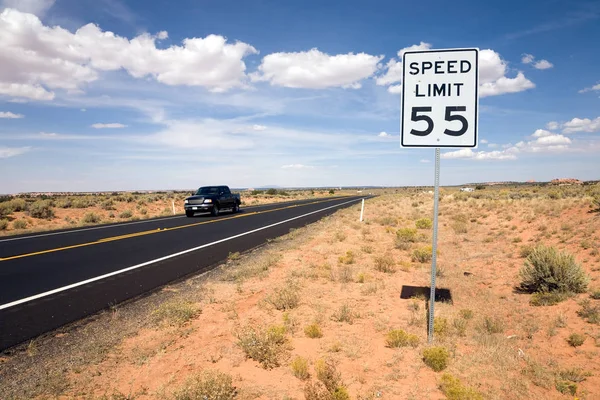
#> input picture images/roadsign.jpg, 600 x 400 px, found by its file name
$ jupyter execute Automatic_Thresholding.ipynb
#> lines starting #> are read from the running program, lines starting #| are printed output that depends on the picture; after the words box and inside, x2 and y2 are one past the last pixel; in counts of white or black regions, pixels touching at a corner belong together; long printed decimals are rounded
[cell 1]
# Some Necassory Imports
from PIL import Image
import matplotlib.pyplot as plt
import numpy as np
import skimage as ski
from skimage.io import imread, imshow

[cell 2]
# some image properties using pillow
image = Image.open("roadsign.jpg")
#> image is the input picture: PIL image 600x400 RGB; mean R, G, B 165.5, 153.1, 146.9
print(image.format)
#| WEBP
print(image.size)
#| (600, 400)
print(image.mode)
#| RGB
# Read Image
img = imread('roadsign.jpg')
plt.imshow(img)

[cell 3]
#grey out the image
from skimage.color import rgb2gray
grayed = rgb2gray(img)
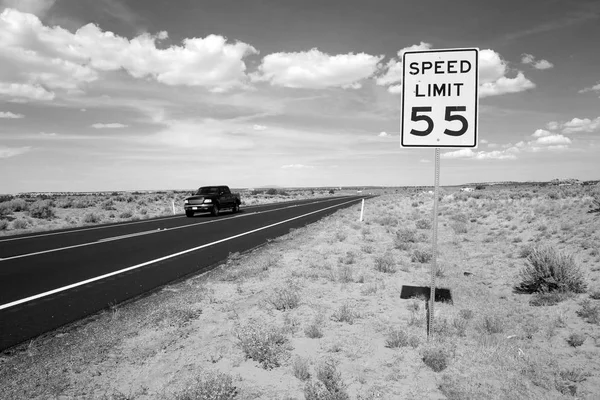
#> grayed: shape (400, 600) float64; min 0, max 1, mean 0.609
plt.imshow(grayed, cmap='gray')

Testing with different Automatic filter thresholding techniques and presenting their outputs:

1.   ISODATA Method
2.   Li’s iterative Minimum Cross Entropy method
3.   Otsu

there are alot more check out ski library

Some description of Ridler-Calvard method:

**Initial Threshold Selection:** The process begins by selecting an initial threshold. This can be done in various ways, such as choosing the mean intensity of the image, a midpoint between the maximum and minimum intensity, or any other method.

**Mean Calculation:** Once the initial threshold is set, the algorithm divides the image into two parts:

Pixels with intensity values less than or equal to the threshold.
Pixels with intensity values greater than the threshold.
Calculate Means: Calculate the mean intensity of the pixels in both groups separately. One mean is for the pixels below or equal to the threshold (background), and the other is for pixels above the threshold (foreground).

**Update Threshold:** The new threshold is calculated as the average of these two means. This is what your formula represents:
New Threshold = Mean of background pixels + Mean of foreground pixels/2

**Iterative Process:** This process is repeated iteratively. In each iteration, the threshold is updated based on the new means calculated in the previous step.

**Convergence:** The iteration continues until the threshold value stabilizes, meaning that there is minimal or no change in the threshold value between successive iterations. This indicates that the algorithm has found an optimal threshold to distinguish between the background and the foreground.

The Ridler-Calvard method is particularly effective for images with a bimodal histogram, where there are two distinct peaks corresponding to the background and the foreground. The algorithm aims to find a threshold that lies between these two peaks, effectively separating the two regions in the image.

[cell 4]
grayed_cp = grayed.copy()
thresh = ski.filters.threshold_isodata(grayed_cp)
#> thresh = 0.537
print(f"this is thershold value predicted {thresh}")
#| this is thershold value predicted 0.5371
binary = (grayed_cp > thresh)
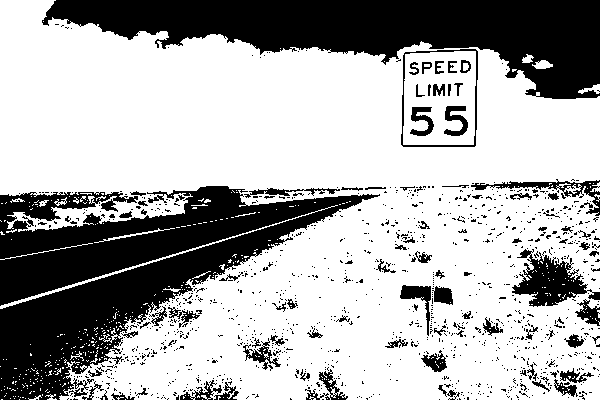
#> binary: shape (400, 600) bool; 68% white; 1171 black regions (1083 under 20 px), largest, box (x1, y1, x2, y2) and area: (0, 186, 380, 400) 34378, (42, 0, 600, 99) 27922, (512, 249, 600, 307) 2316
plt.imshow(binary, cmap='gray')
#this does a fairly good job and converting the image into a binary image

LI's Method

Initial Threshold Selection: The method starts with the selection of an initial threshold. This can be the mean intensity of the image, or another heuristic value.

Dividing the Image: Based on the threshold, the image is divided into two groups:

Pixels with intensity values less than or equal to the threshold.
Pixels with intensity values greater than the threshold.
Background and Foreground Mean Calculation: Calculate the mean intensity of the background (pixels with intensities ≤ threshold) and the foreground (pixels with intensities > threshold).

Threshold Update Using Entropy: Instead of simply averaging the means, the Li method updates the threshold based on minimizing the cross-entropy between the background and foreground distributions. The idea is to find a threshold where the difference in information content (entropy) between the two groups is minimized. This is based on the assumption that the correct threshold will separate the image into meaningful clusters with minimal information overlap.

Iterative Process: This threshold updating process is repeated iteratively. In each iteration, the threshold is recalculated based on the updated means and the entropy criterion.

Convergence: The iterative process continues until the threshold converges, meaning that there is little to no change in the threshold value between successive iterations. This indicates that an optimal threshold has been found.

[cell 5]
grayed_cp = grayed.copy()
thresh = ski.filters.threshold_li(grayed_cp)
#> thresh = 0.495
binary = (grayed_cp > thresh)
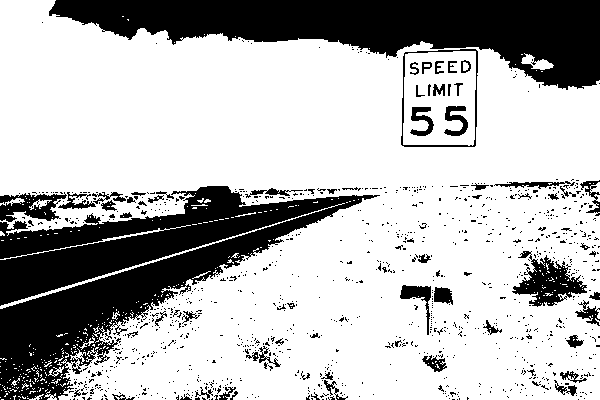
#> binary: shape (400, 600) bool; 71.7% white; 1080 black regions (1012 under 20 px), largest, box (x1, y1, x2, y2) and area: (0, 186, 380, 400) 30360, (49, 0, 600, 90) 25391, (512, 251, 587, 307) 1865
print(f"this is thershold value predicted {thresh}")
#| this is thershold value predicted 0.4953
plt.imshow(binary, cmap='gray')

The Otsu thresholding method is a popular and widely used technique for automatic image thresholding. It is particularly effective for bimodal images, where the histogram of the pixel intensity values typically has two peaks representing two distinct classes, such as foreground and background. The method aims to find a threshold that minimizes the intra-class variance, or equivalently, maximizes the inter-class variance.

Here's an overview of how the Otsu thresholding method works:

Histogram Calculation: First, compute the histogram of the grayscale image. The histogram represents the frequency of each intensity level in the image.

Total Mean Intensity Calculation: Calculate the total mean intensity of the image. This mean is used later to compute the inter-class variance.

Initialization: Set up initial values for maximum variance and the optimal threshold. Initially, the maximum variance is set to zero, and the optimal threshold can be undefined.

Iterate Through All Possible Thresholds: The method iterates through all possible intensity levels (thresholds) to find the one that maximizes the inter-class variance.

Compute Inter-class Variance:

Find Optimal Threshold

Apply Threshold: Finally, use this optimal threshold to convert the grayscale image into a binary image. Pixels with intensity less than or equal to the threshold are set to one value (often 0 for background), and those greater than the threshold are set to another value (often 255 for foreground).

The Otsu method is effective because it uses the image's own pixel distribution to determine the threshold, making it adaptable to different lighting conditions and varying contrasts between foreground and background. However, its effectiveness is reduced when the image does not have a clear bimodal histogram.

[cell 6]
grayed_cp = grayed.copy()
thresh = ski.filters.threshold_otsu(grayed_cp)
#> thresh = 0.537
binary = (grayed_cp > thresh)
print(f"this is thershold value predicted {thresh}")
#| this is thershold value predicted 0.5371
plt.imshow(binary, cmap='gray')

[cell 7]
# lets try all different methods availble in ski Library
grayed_cp = grayed.copy()
fig, ax = ski.filters.try_all_threshold(grayed_cp, figsize=(10, 6), verbose=False)
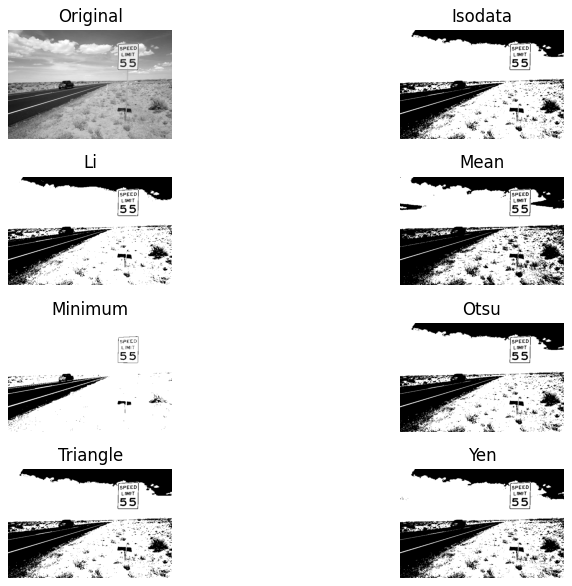
#> figure drawn by matplotlib, 8 panels
